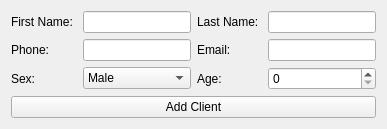
          <widget class="QWidget" name="tabAddClient">
           <attribute name="title">
            <string>Add new client</string>
           </attribute>
           <layout class="QHBoxLayout" name="horizontalLayout_4">
            <item>
             <layout class="QGridLayout" name="gridLayout_3">
              <item row="0" column="3">
               <widget class="QLineEdit" name="inputClientlname"/>
              </item>
              <item row="0" column="0">
               <widget class="QLabel" name="label_24">
                <property name="text">
                 <string>First Name: </string>
                </property>
               </widget>
              </item>
              <item row="0" column="2">
               <widget class="QLabel" name="label_26">
                <property name="text">
                 <string>Last Name: </string>
                </property>
               </widget>
              </item>
              <item row="2" column="3">
               <widget class="QSpinBox" name="inputClientAge"/>
              </item>
              <item row="2" column="1">
               <widget class="QComboBox" name="inputClientSex">
                <item>
                 <property name="text">
                  <string>Male</string>
                 </property>
                </item>
                <item>
                 <property name="text">
                  <string>Female</string>
                 </property>
                </item>
               </widget>
              </item>
              <item row="1" column="2">
               <widget class="QLabel" name="label_29">
                <property name="text">
                 <string>Email: </string>
                </property>
               </widget>
              </item>
              <item row="1" column="1">
               <widget class="QLineEdit" name="inputClientphone"/>
              </item>
              <item row="1" column="0">
               <widget class="QLabel" name="label_28">
                <property name="text">
                 <string>Phone: </string>
                </property>
               </widget>
              </item>
              <item row="2" column="2">
               <widget class="QLabel" name="label_47">
                <property name="text">
                 <string>Age: </string>
                </property>
               </widget>
              </item>
              <item row="2" column="0">
               <widget class="QLabel" name="label_46">
                <property name="text">
                 <string>Sex: </string>
                </property>
               </widget>
              </item>
              <item row="0" column="1">
               <widget class="QLineEdit" name="inputClientfname"/>
              </item>
              <item row="1" column="3">
               <widget class="QLineEdit" name="inputClientemail"/>
              </item>
              <item row="3" column="0" colspan="4">
               <widget class="QPushButton" name="addClientButton">
                <property name="text">
                 <string>Add Client</string>
                </property>
               </widget>
              </item>
             </layout>
            </item>
           </layout>
          </widget>
